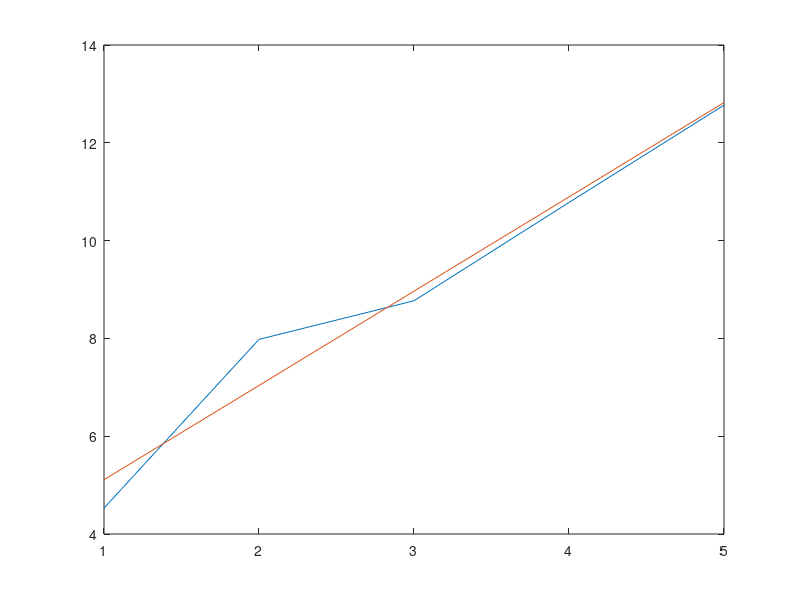
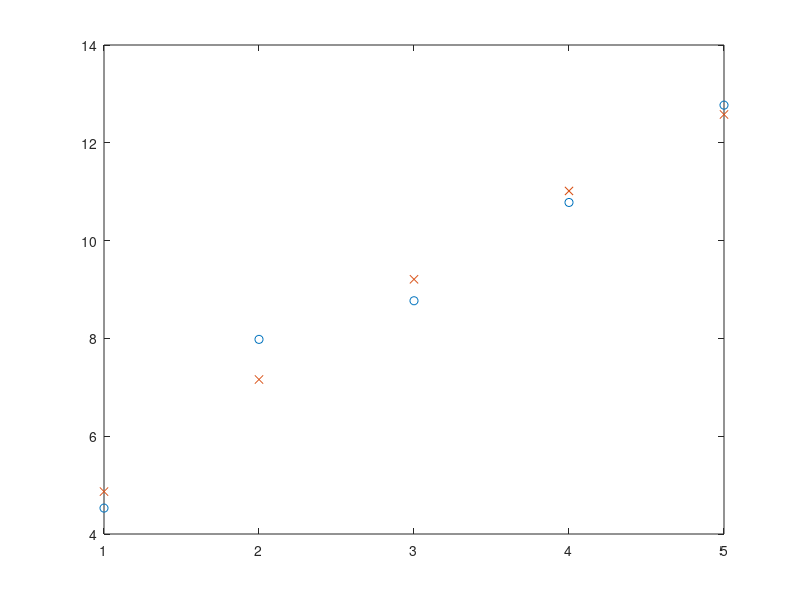

Reproduce these figures in MATLAB, in order.
%% Approximation closed form dim(theta) = 2
close all;  clear all;  clc;

x = (1:5)';
y = [4.53 7.98 8.77 10.78 12.77]';

phi = [x ones(length(x),1)];
theta_calc = (phi'*phi)^(-1)*phi'*y;

%y_calc = theta_calc(1)*x + theta_calc(2);  % long form
y_calc = phi*theta_calc;                    % short form

figure(1)
plot(x,y,x,y_calc);

disp(theta_calc)


%% Approximation closed form dim(theta) = 3
close all;  clear all;   clc
x = (1:5)';
y = [4.53 7.98 8.77 10.78 12.77]';

phi = [x.^2 x ones(length(x),1)];
theta_calc = (phi'*phi)^(-1)*phi'*y;

%y_calc = theta_calc(1)*x.^2 + theta_calc(2)*x + theta_calc(3);  % long form
y_calc = phi*theta_calc;    % short form

figure(2)
plot(x,y,'o',x,y_calc,'x')

disp(theta_calc)